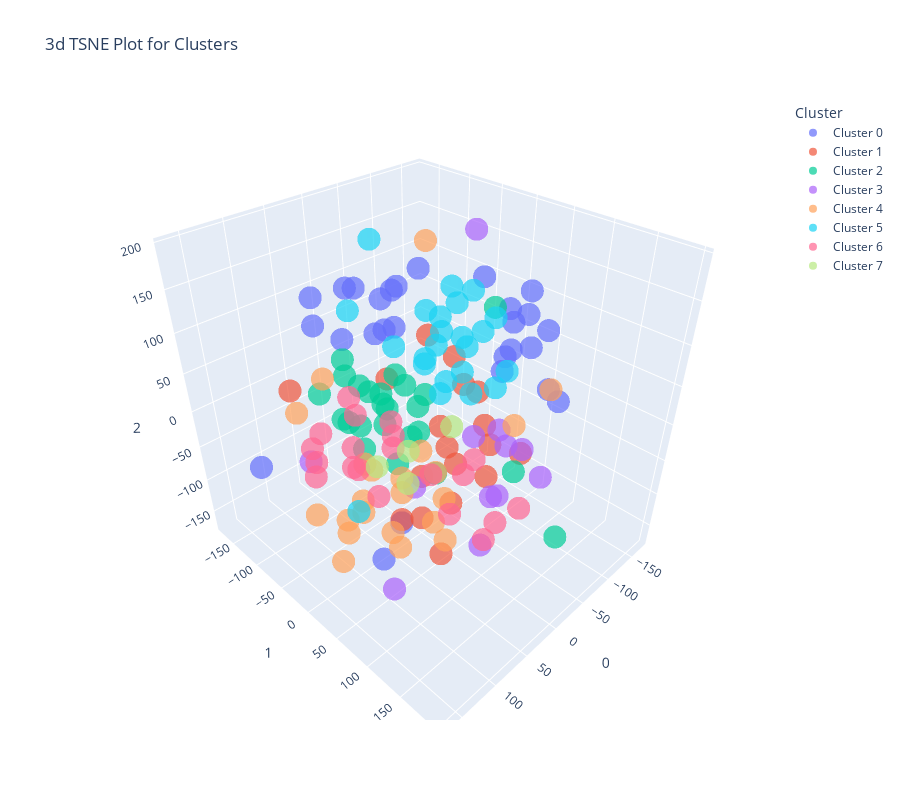

Notebook source saved alongside this figure:
### Code cell
plot_model(tuned_kmeans,'tsne')

### Figure 1 — Plotly figure (JSON) as saved in the notebook; plotly's stock layout.template omitted (floating-point values rounded to 4 significant figures)
{"data": [{"customdata": [[5.1], [5.4], [5.1], [5.1], [5], [5.2], [5.2], [5.1], [5.4], [5.5], [5.5], [5.3], [5.1], [5], [5.1], [5.2], [5.7], [5.1], [5.4], [5], [5.4], [5], [5.1], [5.4], [5], [5.7], [5.8]], "hovertemplate": "Cluster=Cluster 0<br>0=%{x}<br>1=%{y}<br>2=%{z}<br>Feature=%{customdata[0]}<extra></extra>", "legendgroup": "Cluster 0", "marker": {"color": "#636efa", "opacity": 0.7, "symbol": "circle"}, "mode": "markers", "name": "Cluster 0", "scene": "scene", "showlegend": true, "type": "scatter3d", "x": [-92.61, -51.78, -58.06, -21.6, -57.41, -89.36, -136.3, -71.67, 76.56, -170.2, 32.44, 43.7, -104.7, -114.3, -28.66, 51.08, 5.82, 162.6, 37.34, -75.58, -112.9, 20.0, -66.52, -2.942, -27.37, 49.19, 63.04], "y": [94.01, -55.81, -99.08, 93.34, 67.44, -139.9, 34.89, 115.8, 14.89, -12.91, -6.353, -20.66, 65.28, 52.96, 97.77, -66.28, -113.9, -77.3, -58.82, 18.96, 102.6, -14.94, 62.93, -64.37, -88.13, -119.4, -98.85], "z": [107.0, 141.0, 102.8, 88.96, 79.42, 20.65, 87.07, 54.24, -160.6, 6.719, 161.3, 111.9, 69.75, 130.2, 142.8, 89.67, 117.2, -25.86, 147.1, 148.0, 12.57, -161.1, 130.4, 118.6, 61.83, 84.57, 131.2]}, {"customdata": [[5.7], [6.3], [5.8], [6], [5.9], [6.3], [5.8], [6], [5.6], [6.3], [6], [6.4], [6.1], [6.3], [6.2], [6.1], [5.8], [5.9]], "hovertemplate": "Cluster=Cluster 1<br>0=%{x}<br>1=%{y}<br>2=%{z}<br>Feature=%{customdata[0]}<extra></extra>", "legendgroup": "Cluster 1", "marker": {"color": "#EF553B", "opacity": 0.7, "symbol": "circle"}, "mode": "markers", "name": "Cluster 1", "scene": "scene", "showlegend": true, "type": "scatter3d", "x": [78.76, 35.8, -93.95, -25.15, -27.12, 17.45, -65.95, 22.13, -4.989, -136.2, 85.91, 75.37, -124.7, -23.45, -60.12, 62.69, -94.75, 7.39], "y": [-135.1, 37.0, -83.97, 80.19, 75.72, 18.24, 37.42, 68.55, 25.19, -35.75, 43.35, 46.87, -67.11, 18.43, 95.97, 93.36, -23.03, 60.7], "z": [5.071, -107.5, 29.84, -11.95, -60.78, -68.16, -29.55, -73.33, -5.424, -51.18, 106.4, -77.09, -6.673, -48.66, -34.67, -104.3, -14.38, -31.2]}, {"customdata": [[5.9], [5.5], [5.8], [5.4], [6.1], [5.6], [5.6], [5.5], [5.8], [5.6], [5.5], [5.6], [5.8], [6], [5.5], [5.7], [5.2], [5.6], [5.5], [5.7], [4.9], [5.7], [5.7], [5.7]], "hovertemplate": "Cluster=Cluster 2<br>0=%{x}<br>1=%{y}<br>2=%{z}<br>Feature=%{customdata[0]}<extra></extra>", "legendgroup": "Cluster 2", "marker": {"color": "#00cc96", "opacity": 0.7, "symbol": "circle"}, "mode": "markers", "name": "Cluster 2", "scene": "scene", "showlegend": true, "type": "scatter3d", "x": [40.57, -70.69, -9.482, 24.44, 11.59, -37.34, -164.3, 8.656, 22.97, -82.87, -76.95, -35.46, -34.37, 2.007, -49.4, -22.11, -5.708, -81.76, -45.26, 15.49, -28.38, -3.926, -41.24, -51.94], "y": [-78.52, -77.64, -118.0, -155.2, -94.44, -43.84, -37.26, 196.9, -103.4, 71.4, -71.97, -54.4, -96.27, -101.1, -119.3, -66.1, -151.1, -114.1, -144.2, -48.82, -172.8, -68.54, -87.24, -27.83], "z": [-30.48, -103.1, -21.06, -34.77, -58.91, -28.91, 59.22, -44.34, 14.71, -89.25, -44.06, -79.13, -57.14, -103.5, -101.6, -121.5, -86.75, -51.99, -59.25, 11.93, -15.35, -21.27, -5.38, -132.2]}, {"customdata": [[7.1], [7.6], [7.3], [7.2], [7.2], [7.4], [7.7], [7.7], [7.7], [7.9], [7.2], [7.7]], "hovertemplate": "Cluster=Cluster 3<br>0=%{x}<br>1=%{y}<br>2=%{z}<br>Feature=%{customdata[0]}<extra></extra>", "legendgroup": "Cluster 3", "marker": {"color": "#ab63fa", "opacity": 0.7, "symbol": "circle"}, "mode": "markers", "name": "Cluster 3", "scene": "scene", "showlegend": true, "type": "scatter3d", "x": [-110.5, 27.03, 42.49, 126.2, 163.1, -153.0, 5.375, 57.83, 123.4, 2.145, 66.63, 66.48], "y": [-25.08, 161.3, 140.0, 121.0, 18.81, -10.02, 125.6, 128.3, 85.15, 167.8, 150.0, 166.8], "z": [177.5, 55.9, -6.116, 46.16, 37.58, -107.6, 28.35, 69.74, -117.7, 11.22, -47.62, 27.46]}, {"customdata": [[6.7], [6.7], [6.5], [6.7], [6.5], [6.3], [6.4], [6.3], [6.8], [6.4], [6.5], [6.8], [6.7], [6.9], [6.9], [6.4], [6.4], [6.9], [6.3], [6.7], [6.2], [6.5]], "hovertemplate": "Cluster=Cluster 4<br>0=%{x}<br>1=%{y}<br>2=%{z}<br>Feature=%{customdata[0]}<extra></extra>", "legendgroup": "Cluster 4", "marker": {"color": "#FFA15A", "opacity": 0.7, "symbol": "circle"}, "mode": "markers", "name": "Cluster 4", "scene": "scene", "showlegend": true, "type": "scatter3d", "x": [97.39, 160.4, 65.06, 57.4, 117.9, 134.7, 161.3, 119.1, 166.5, 120.1, 120.0, 125.5, -161.6, 105.7, 132.4, -23.66, 106.3, 140.3, 80.61, 98.68, 56.26, -117.4], "y": [116.1, 51.76, 36.99, 58.31, 90.65, -39.83, 16.05, 152.5, 73.63, 10.72, -10.74, 61.9, 58.35, 27.28, 54.27, -15.97, 21.42, 105.9, 102.0, 73.88, 90.76, 40.92], "z": [-18.96, -73.95, -30.68, 13.38, -56.44, 49.76, -33.48, -1.562, 1.669, -91.18, 97.1, 30.38, -15.38, 6.335, -23.89, 192.8, -46.56, -10.04, 24.93, -6.874, -30.84, -54.78]}, {"customdata": [[4.4], [4.6], [4.8], [4.3], [5], [4.5], [4.8], [4.6], [4.4], [5], [4.9], [4.8], [4.8], [4.4], [4.7], [4.9], [4.6], [4.9], [5], [4.9], [4.6], [4.7], [4.8]], "hovertemplate": "Cluster=Cluster 5<br>0=%{x}<br>1=%{y}<br>2=%{z}<br>Feature=%{customdata[0]}<extra></extra>", "legendgroup": "Cluster 5", "marker": {"color": "#19d3f3", "opacity": 0.7, "symbol": "circle"}, "mode": "markers", "name": "Cluster 5", "scene": "scene", "showlegend": true, "type": "scatter3d", "x": [27.6, -24.54, -0.6309, -114.8, -17.53, -120.7, 12.07, -36.27, -69.1, -86.78, -51.87, -33.9, 51.72, -12.72, -26.2, -103.8, -69.27, -60.59, -99.0, -1.544, -18.42, -74.63, -19.51], "y": [56.13, -150.3, -42.6, 26.62, -9.611, -69.76, 34.97, -31.24, 47.45, 28.14, -21.81, 27.58, -58.04, -89.77, 12.37, -3.673, -2.694, 11.11, -16.42, 5.2, 56.15, -41.66, 32.73], "z": [68.16, 64.48, 69.34, 17.69, 119.6, 91.5, 108.6, 36.69, 25.79, 99.06, 94.71, 96.0, -149.8, 175.8, 37.51, 62.87, 23.72, 66.77, 112.0, 74.32, 45.95, 59.37, 143.2]}, {"customdata": [[6.2], [6.7], [7], [6.4], [6.9], [6.5], [6.3], [6.6], [6.1], [6.2], [6.4], [6.6], [6.8], [6.7], [6], [6], [6.7], [6.3], [6.1], [6.1]], "hovertemplate": "Cluster=Cluster 6<br>0=%{x}<br>1=%{y}<br>2=%{z}<br>Feature=%{customdata[0]}<extra></extra>", "legendgroup": "Cluster 6", "marker": {"color": "#FF6692", "opacity": 0.7, "symbol": "circle"}, "mode": "markers", "name": "Cluster 6", "scene": "scene", "showlegend": true, "type": "scatter3d", "x": [-17.2, -37.71, 82.91, 52.36, 92.76, 47.4, -26.51, 89.47, 62.29, -16.56, 50.59, 68.93, 112.9, 128.7, 10.72, 72.01, 4.802, -43.61, -88.94, 26.8], "y": [30.31, 84.44, -19.27, -17.44, 0.8669, 2.769, 124.8, -67.2, -47.36, -1.101, -63.58, -30.29, -50.65, -23.06, -36.78, -113.0, 103.2, 27.19, 4.017, -17.45], "z": [-141.5, -132.6, -11.19, -99.04, 46.69, 16.04, -76.21, -14.52, 30.29, -97.5, -83.34, -56.66, -53.0, -7.469, -61.52, -70.88, -117.2, -96.58, -112.8, -24.42]}, {"customdata": [[5.1], [5], [4.9], [5]], "hovertemplate": "Cluster=Cluster 7<br>0=%{x}<br>1=%{y}<br>2=%{z}<br>Feature=%{customdata[0]}<extra></extra>", "legendgroup": "Cluster 7", "marker": {"color": "#B6E880", "opacity": 0.7, "symbol": "circle"}, "mode": "markers", "name": "Cluster 7", "scene": "scene", "showlegend": true, "type": "scatter3d", "x": [-24.34, -80.25, -43.35, -71.78], "y": [-109.6, -27.76, -70.73, -99.28], "z": [-153.1, -73.08, -170.4, -147.5]}], "layout": {"height": 800, "legend": {"title": {"text": "Cluster"}, "tracegroupgap": 0}, "scene": {"domain": {"x": [0, 1], "y": [0, 1]}, "xaxis": {"title": {"text": "0"}}, "yaxis": {"title": {"text": "1"}}, "zaxis": {"title": {"text": "2"}}}, "title": {"text": "3d TSNE Plot for Clusters"}, "width": 900}}
